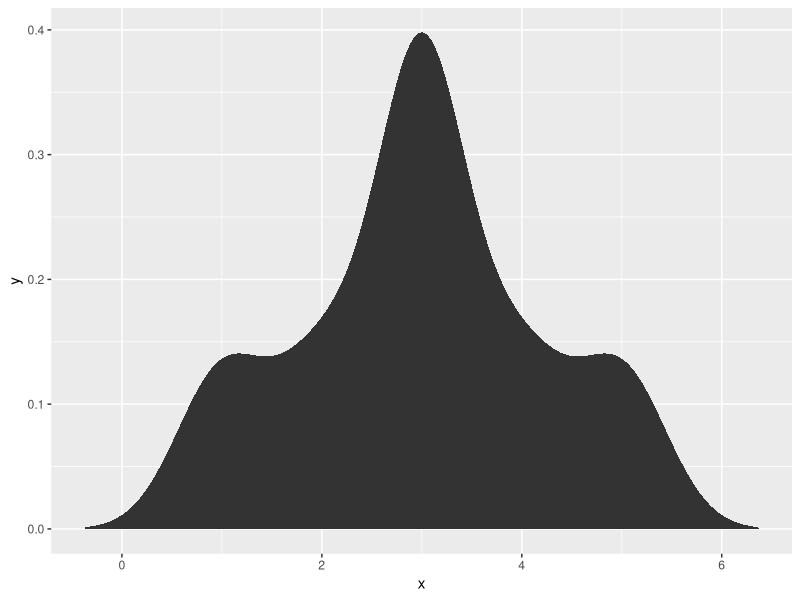
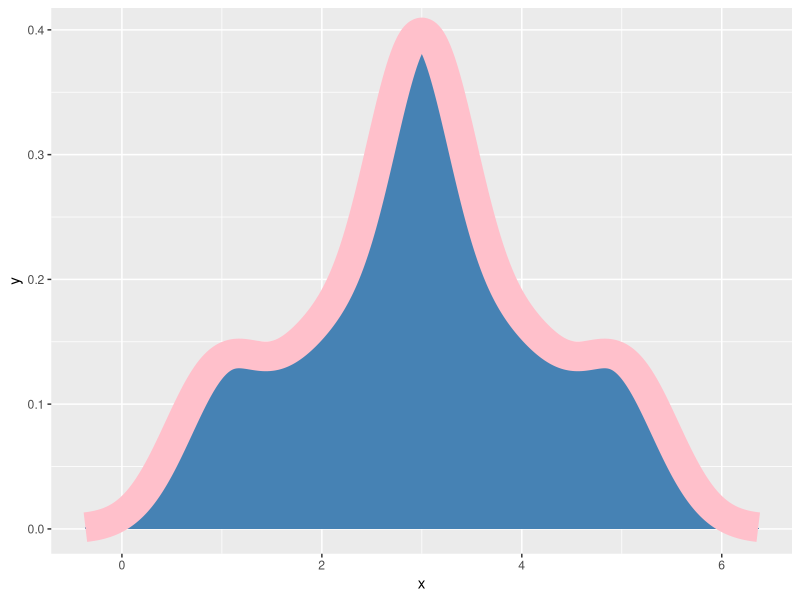
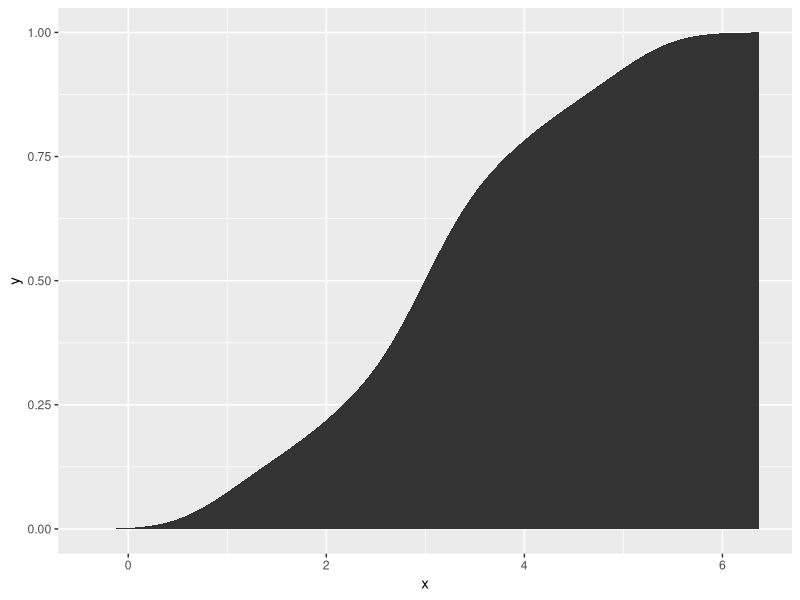

The R source for these figures, in order:
# recitation_3_solutions.R
# Recitation 3: PDFs and CDFs in R
# Dr. Fraser, Fall 2022

# Below, please find the following content for our recitation class from Friday.

# Exercise 1: Class teaches Dr. Fraser to analyze PDFs and CDFs

# Exercises 1.1: Find the prob that someone visits more than 5 stalls

# Class told Dr. Fraser we need....
# Probability Density Function...
# for a Normal Distribution...
# using rnorm() function in R
# which requires...
# mean...
# sd...
# and n....

# Simulated 500 points (people) on the distribution
rnorm(n = 500, mean = 5.5, sd = 2.5)

# That's cool, but wait! That's not quite what we need! 
# We're looking for the cumulative probability.

# Cumulative Probability that someone visits less than 5 stalls
x <- pnorm(5, mean = 5.5, sd = 2.5)
x
# Cumulative probability that someone visits MORE than 5 stalls?
1 - x


# Exercises 1.2. How to make an empirical probability density function?
# Eg. get the exact PDF for a real observed vector of data

# Let's load our vector
obs <- c(1, 5, 3, 4, 3, 2, 3)

# Let's load our packages
library(dplyr) 
library(broom)
library(ggplot2)

# Use density() to get the x and y coordinates for our density plot,
# then use tidy() to put those values in a nice data.frame with an x and y column
dat <- obs %>% density() %>% tidy()

# Graph it!
ggplot(data = dat, mapping = aes(x = x, y = y)) +
  geom_area()

ggplot(data = dat, mapping = aes(x = x, y = y)) +
  geom_area(fill = "steelblue") +
  geom_line(color = "pink", size = 10)

# Using approxfun(), we can take those x and y coordinates and
# generate our own empirical probability density function,
# much like the dnorm function, except it doesn't require any parameters (because we've got the real thing!)
dobs <- dat %>% approxfun()

# Try it out, for a value of x of 3
dobs(3)
# x = 0
dobs(0)

# Supply it a vector
c(0,1,2,3,4,5,6) %>% dobs()

# Easy way to write 0 to 6
0:6 %>% dobs()

# We can also calculate the cumulative probability density, p
dat  %>%
  mutate(
    # Taking the cumulative sum of the densities...
    ycum = cumsum(y),
    # and then normalizing them by the sum of all densities, so it goes from 0 to 1
    p = ycum / sum(y))

# We can code the CDF even more succinctly like so
pobs <- dat %>%
  mutate(y = cumsum(y) / sum(y)) %>%
  # And use approxfun to create a CDF function styled afted pnorm(), but for our observed data
  approxfun()

# Try out our CDF function!
0:5%>% pobs()
# Notice how it gets closer and closer cumulatively to 1?

# Visualize it!
dat %>%
  mutate(y = cumsum(y) / sum(y)) %>%
  ggplot(mapping = aes(x = x , y =y)) +
  geom_area()


# How to check colors
colors



# Practice Questions for Recitation 3

# The cost of a component varies depending on market conditions.
# Over the last year, analysts report is cost on average $50, 
# with a standard deviation of $5.

# Q1. What is the probability the component will cost exactly $60?

dnorm(60, mean = 50, sd = 5)

# Q2. What is the probability the component costs less than $60?
pnorm(60, mean = 50, sd = 5)


# Q3. What is the probability that the component costs more than $60?
1 - pnorm(60, mean = 50, sd = 5)

# Q4. What price is greater than 75% of all sales?
qnorm(0.75, mean = 50, sd = 5)


# Q5. What is the probability it costs between $45 and $55?
pnorm(55, mean = 50, sd = 5) - pnorm(45, mean = 50, sd = 5)



# Q6. You're developing a new medical device for measuring blood sugar. You might test "High" (T = 1) vs. "Fine" (0), and you might *actually* be "High" (R = 1) or "Fine" (0) 

# Challenge: for those interested in trying out Bayes Rule.

# Given that you tested "High", what's the probability that your blood sugar is *actually* "High"?
# Fortunately, you collected the crosstable.
# Here's your data.

# 4 people really were "High" when they tested "High".
# 6 people really were "High" when they tested "Fine".
# 5 people really were "Fine" when they tested "Fine".
# 3 people really were "Fine" when they tested "High".

# Find the probability P(R=1|T=1), and use this empirical data to PROVE that Bayes Rule works.
